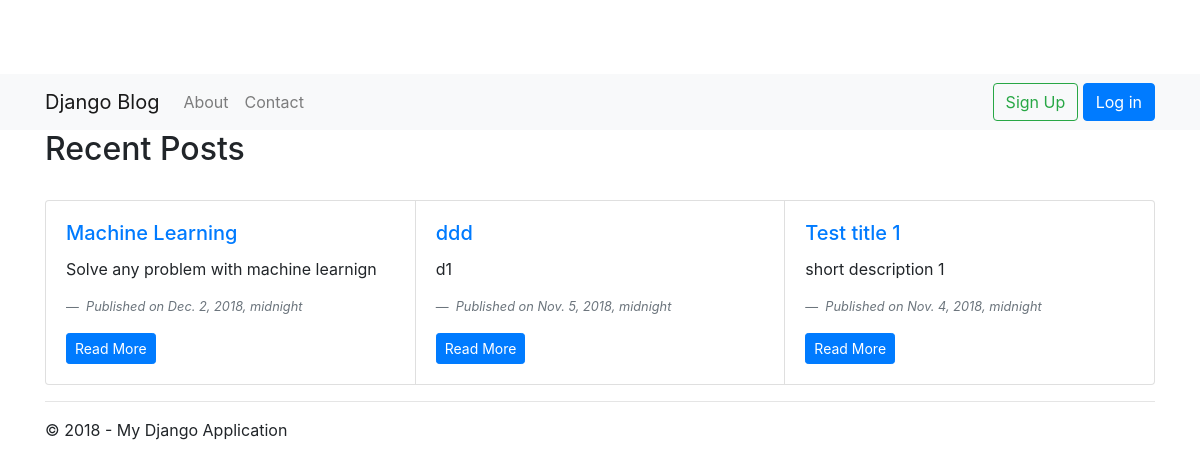
The page / on the database its author committed.
### blog/models.py (models this page shows, shortened)
class BlogPost(models.Model):
    title = models.CharField(max_length=200)
    short_description = models.CharField(max_length=4000)
    content = models.TextField()
    status = models.PositiveSmallIntegerField()
    url = models.CharField(max_length=200, default=None, blank=True, null=True)
    tag = models.CharField(max_length=40, default=None, blank=True, null=True)
    order = models.FloatField(default=0)
    pub_date = models.DateTimeField('date published')
    author = models.CharField(max_length=200, default=None, blank=True, null=True)
    created_date = models.DateTimeField('date created')
    last_updated_date = models.DateTimeField('date updated')
    isdeleted = models.BooleanField()
    user = models.ForeignKey(User, null=True)

### blog/views.py (the view)
class BlogPostListView(ListView):
    model = BlogPost
    def get_context_data(self, **kwargs):
        context = super(BlogPostListView, self).get_context_data(**kwargs)
        context['title'] = 'Blog Posts'
        context['year'] = datetime.now().year
        return context

### blog/templates/blog/index.html (shortened to what this page needs)
{% extends "app/layout.html" %}
{% block content %}
<h2>Recent Posts</h2>
<br/>
{% if latest_post_list %}
<div class="card-group">
    {% for post in latest_post_list %}
        <div class="card">
          <div class="card-body">
            <h5 class="card-title"><a href="{% url 'blog:blogpostdetail' post.id %}">{{post.title}}</a></h5>
            <p class="card-text">{{post.short_description}}</p>
            <footer class="blockquote-footer">
                <cite title="Source Title">Published on {{post.pub_date}}</cite>
            </footer>
            <a href="{% url 'blog:blogpostdetail' post.id %}" class="btn btn-primary btn-sm">Read More</a>
          </div>
        </div>
    {% endfor %}
</div>
{% else %}
<p>No posts available.</p>
<br />
<p>You can add new posts using the Django administration interface.</p>
<p><a href="/admin" class="btn btn-primary btn-large">Django Administration &raquo;</a></p>
{% endif %}
{% endblock %}

### app/static/app/content/site.css (style rules this page uses)
body { padding-top: 50px; padding-bottom: 20px; }

### rows shown on the page
BlogPost: title "Machine Learning", short_description "Solve any problem with machine learnign", pub_date "Dec. 2, 2018, midnight"
BlogPost: title "ddd", short_description "d1", pub_date "Nov. 5, 2018, midnight"
BlogPost: title "Test title 1", short_description "short description 1", pub_date "Nov. 4, 2018, midnight"

### other values the page prints
{{ year }} "2018"
